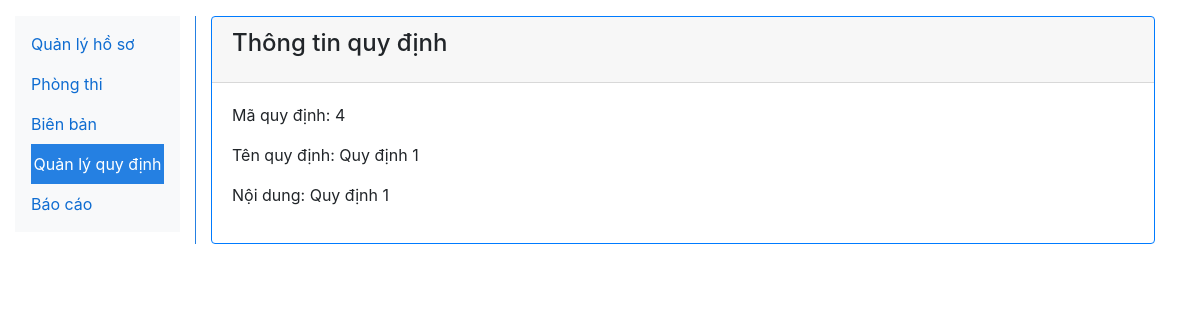
The app's page /?viewrule=4 with its own data.
### tables this page shows
CREATE TABLE `quydinh` (
  `id` int(11) NOT NULL COMMENT 'Khóa chính',
  `tenquydinh` varchar(100) NOT NULL COMMENT 'Tên quy định',
  `noidung` longtext NOT NULL COMMENT 'Nội dung'
);

### libs/Database.php (called while the page is built, shortened)
<?php
class Database
{
    private $__host, $__username, $__password, $__database;
    protected $_mysqli = null, $_pdo = null;
    public function __construct()
    {
        $this->__host = HOST;
        $this->__username = USERNAME;
        $this->__password = PASSWORD;
        $this->__database = DATABASE;
    }
    public function getMysqliConnection(): mysqli
    {
        if ($this->_mysqli === null) {
            $this->_mysqli = new mysqli($this->__host, $this->__username, $this->__password, $this->__database);
        }
        return $this->_mysqli;
    }
    public function getPdoConnection(): PDO
    {
        if ($this->_pdo === null) {
            try {
                $this->_pdo = new PDO("mysql:host=" . $this->__host . ";dbname=" . $this->__database, $this->__username, $this->__password);
                $this->_pdo->setAttribute(PDO::ATTR_ERRMODE, PDO::ERRMODE_EXCEPTION);
            }
            catch (PDOException $e) {
                throw $e;
            }
        }
        return $this->_pdo;
    }
}

### classes/QuyDinh.php (called while the page is built, shortened)
<?php
class QuyDinh extends Model
{
    private $__service;
    public function __construct()
    {
        $this->__service = new QuyDinhService();
    }
    public function getById($id): mysqli_result|bool
    {
        return $this->__service->getById($id);
    }
}

### services/BaseService.php (called while the page is built, shortened)
<?php
include_once APP_PATH . '/repos/BaseRepo.php';
class BaseService implements IBaseInterface
{
    protected $_repo = null;
    public function __construct(BaseRepo $repo)
    {
        $this->_repo = $repo;
    }
    public function getById($id): mysqli_result|bool
    {
        return $this->_repo->getById($id);
    }
}

### repos/BaseRepo.php (called while the page is built, shortened)
<?php
include_once APP_PATH . '/libs/Database.php';
class BaseRepo extends Database implements IBaseInterface
{
    private $__table = '';
    public function __construct($table)
    {
        $this->__table = $table;
    }
    public function getById($id): mysqli_result|bool
    {
        try {
            $stmt = $this->_mysqli->prepare('select * from ' . $this->__table . ' where id = ?');
            $stmt->bind_param('s', $id);
            $stmt->execute();
        } catch (mysqli_sql_exception $e) {
            throw $e;
        }
        return $stmt->get_result();
    }
}

### views/quydinh/XemQuyDinh.php (the view)
<?php
include_once APP_PATH . '/classes/QuyDinh.php';
$qd = new QuyDinh();
if (isset($_GET['viewrule'])) $quydinh = $qd->getById($_GET['viewrule']);
else $quydinh = null;
if (!empty($quydinh = $quydinh->fetch_object())) {
?>
    <div class="view_profile">
        <div class="card border-primary">
            <div class="card-header">
                <h4 class="card-title">Thông tin quy định</h4>
            </div>
            <div class="card-body">
                <div class="card-text">
                    <p>Mã quy định: <?php echo $quydinh->id ?></p>
                    <p>Tên quy định: <?php echo $quydinh->tenquydinh ?></p>
                    <p>Nội dung: <?php echo $quydinh->noidung ?></p>
                </div>
            </div>
        </div>
    </div>
<?php } ?>

### records on screen
quydinh: id "4", tenquydinh "Quy định 1", noidung "Quy định 1"
